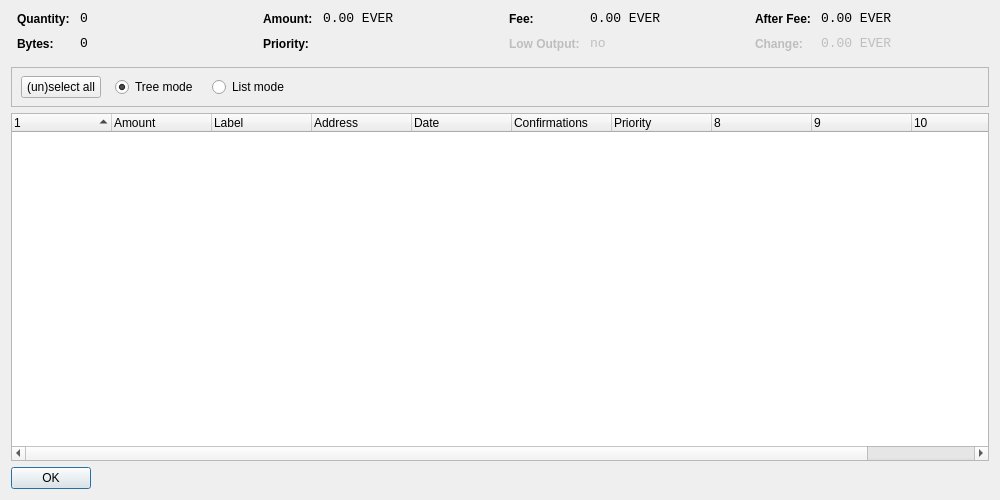
<?xml version="1.0" encoding="UTF-8"?>
<ui version="4.0">
 <class>CoinControlDialog</class>
 <widget class="QDialog" name="CoinControlDialog">
  <property name="geometry">
   <rect>
    <x>0</x>
    <y>0</y>
    <width>1000</width>
    <height>500</height>
   </rect>
  </property>
  <property name="windowTitle">
   <string>Coin Control</string>
  </property>
  <layout class="QVBoxLayout" name="verticalLayout">
   <item>
    <layout class="QHBoxLayout" name="horizontalLayoutTop" stretch="0,0,0,0">
     <property name="topMargin">
      <number>0</number>
     </property>
     <property name="bottomMargin">
      <number>10</number>
     </property>
     <item>
      <layout class="QFormLayout" name="formLayoutCoinControl1">
       <property name="horizontalSpacing">
        <number>10</number>
       </property>
       <property name="verticalSpacing">
        <number>10</number>
       </property>
       <property name="leftMargin">
        <number>6</number>
       </property>
       <property name="rightMargin">
        <number>6</number>
       </property>
       <item row="0" column="0">
        <widget class="QLabel" name="labelCoinControlQuantityText">
         <property name="styleSheet">
          <string notr="true">font-weight:bold;</string>
         </property>
         <property name="text">
          <string>Quantity:</string>
         </property>
        </widget>
       </item>
       <item row="0" column="1">
        <widget class="QLabel" name="labelCoinControlQuantity">
         <property name="font">
          <font>
           <family>Monospace</family>
           <pointsize>10</pointsize>
          </font>
         </property>
         <property name="cursor">
          <cursorShape>IBeamCursor</cursorShape>
         </property>
         <property name="contextMenuPolicy">
          <enum>Qt::ActionsContextMenu</enum>
         </property>
         <property name="text">
          <string notr="true">0</string>
         </property>
         <property name="textInteractionFlags">
          <set>Qt::LinksAccessibleByMouse|Qt::TextSelectableByKeyboard|Qt::TextSelectableByMouse</set>
         </property>
        </widget>
       </item>
       <item row="1" column="0">
        <widget class="QLabel" name="labelCoinControlBytesText">
         <property name="styleSheet">
          <string notr="true">font-weight:bold;</string>
         </property>
         <property name="text">
          <string>Bytes:</string>
         </property>
        </widget>
       </item>
       <item row="1" column="1">
        <widget class="QLabel" name="labelCoinControlBytes">
         <property name="font">
          <font>
           <family>Monospace</family>
           <pointsize>10</pointsize>
          </font>
         </property>
         <property name="cursor">
          <cursorShape>IBeamCursor</cursorShape>
         </property>
         <property name="contextMenuPolicy">
          <enum>Qt::ActionsContextMenu</enum>
         </property>
         <property name="text">
          <string notr="true">0</string>
         </property>
         <property name="textInteractionFlags">
          <set>Qt::LinksAccessibleByMouse|Qt::TextSelectableByKeyboard|Qt::TextSelectableByMouse</set>
         </property>
        </widget>
       </item>
      </layout>
     </item>
     <item>
      <layout class="QFormLayout" name="formLayoutCoinControl2">
       <property name="horizontalSpacing">
        <number>10</number>
       </property>
       <property name="verticalSpacing">
        <number>10</number>
       </property>
       <property name="leftMargin">
        <number>6</number>
       </property>
       <property name="rightMargin">
        <number>6</number>
       </property>
       <item row="0" column="0">
        <widget class="QLabel" name="labelCoinControlAmountText">
         <property name="styleSheet">
          <string notr="true">font-weight:bold;</string>
         </property>
         <property name="text">
          <string>Amount:</string>
         </property>
        </widget>
       </item>
       <item row="0" column="1">
        <widget class="QLabel" name="labelCoinControlAmount">
         <property name="font">
          <font>
           <family>Monospace</family>
           <pointsize>10</pointsize>
          </font>
         </property>
         <property name="cursor">
          <cursorShape>IBeamCursor</cursorShape>
         </property>
         <property name="contextMenuPolicy">
          <enum>Qt::ActionsContextMenu</enum>
         </property>
         <property name="text">
          <string notr="true">0.00 EVER</string>
         </property>
         <property name="textInteractionFlags">
          <set>Qt::LinksAccessibleByMouse|Qt::TextSelectableByKeyboard|Qt::TextSelectableByMouse</set>
         </property>
        </widget>
       </item>
       <item row="1" column="0">
        <widget class="QLabel" name="labelCoinControlPriorityText">
         <property name="styleSheet">
          <string notr="true">font-weight:bold;</string>
         </property>
         <property name="text">
          <string>Priority:</string>
         </property>
        </widget>
       </item>
       <item row="1" column="1">
        <widget class="QLabel" name="labelCoinControlPriority">
         <property name="font">
          <font>
           <family>Monospace</family>
           <pointsize>10</pointsize>
          </font>
         </property>
         <property name="cursor">
          <cursorShape>IBeamCursor</cursorShape>
         </property>
         <property name="contextMenuPolicy">
          <enum>Qt::ActionsContextMenu</enum>
         </property>
         <property name="text">
          <string/>
         </property>
         <property name="textInteractionFlags">
          <set>Qt::LinksAccessibleByMouse|Qt::TextSelectableByKeyboard|Qt::TextSelectableByMouse</set>
         </property>
        </widget>
       </item>
      </layout>
     </item>
     <item>
      <layout class="QFormLayout" name="formLayoutCoinControl3">
       <property name="horizontalSpacing">
        <number>10</number>
       </property>
       <property name="verticalSpacing">
        <number>10</number>
       </property>
       <property name="leftMargin">
        <number>6</number>
       </property>
       <property name="rightMargin">
        <number>6</number>
       </property>
       <item row="0" column="0">
        <widget class="QLabel" name="labelCoinControlFeeText">
         <property name="styleSheet">
          <string notr="true">font-weight:bold;</string>
         </property>
         <property name="text">
          <string>Fee:</string>
         </property>
        </widget>
       </item>
       <item row="0" column="1">
        <widget class="QLabel" name="labelCoinControlFee">
         <property name="font">
          <font>
           <family>Monospace</family>
           <pointsize>10</pointsize>
          </font>
         </property>
         <property name="cursor">
          <cursorShape>IBeamCursor</cursorShape>
         </property>
         <property name="contextMenuPolicy">
          <enum>Qt::ActionsContextMenu</enum>
         </property>
         <property name="text">
          <string notr="true">0.00 EVER</string>
         </property>
         <property name="textInteractionFlags">
          <set>Qt::LinksAccessibleByMouse|Qt::TextSelectableByKeyboard|Qt::TextSelectableByMouse</set>
         </property>
        </widget>
       </item>
       <item row="1" column="0">
        <widget class="QLabel" name="labelCoinControlLowOutputText">
         <property name="enabled">
          <bool>false</bool>
         </property>
         <property name="styleSheet">
          <string notr="true">font-weight:bold;</string>
         </property>
         <property name="text">
          <string>Low Output:</string>
         </property>
        </widget>
       </item>
       <item row="1" column="1">
        <widget class="QLabel" name="labelCoinControlLowOutput">
         <property name="enabled">
          <bool>false</bool>
         </property>
         <property name="font">
          <font>
           <family>Monospace</family>
           <pointsize>10</pointsize>
          </font>
         </property>
         <property name="cursor">
          <cursorShape>IBeamCursor</cursorShape>
         </property>
         <property name="contextMenuPolicy">
          <enum>Qt::ActionsContextMenu</enum>
         </property>
         <property name="text">
          <string notr="true">no</string>
         </property>
         <property name="textInteractionFlags">
          <set>Qt::LinksAccessibleByMouse|Qt::TextSelectableByKeyboard|Qt::TextSelectableByMouse</set>
         </property>
        </widget>
       </item>
      </layout>
     </item>
     <item>
      <layout class="QFormLayout" name="formLayoutCoinControl4">
       <property name="horizontalSpacing">
        <number>10</number>
       </property>
       <property name="verticalSpacing">
        <number>10</number>
       </property>
       <property name="leftMargin">
        <number>6</number>
       </property>
       <property name="rightMargin">
        <number>6</number>
       </property>
       <item row="0" column="0">
        <widget class="QLabel" name="labelCoinControlAfterFeeText">
         <property name="styleSheet">
          <string notr="true">font-weight:bold;</string>
         </property>
         <property name="text">
          <string>After Fee:</string>
         </property>
        </widget>
       </item>
       <item row="0" column="1">
        <widget class="QLabel" name="labelCoinControlAfterFee">
         <property name="font">
          <font>
           <family>Monospace</family>
           <pointsize>10</pointsize>
          </font>
         </property>
         <property name="cursor">
          <cursorShape>IBeamCursor</cursorShape>
         </property>
         <property name="contextMenuPolicy">
          <enum>Qt::ActionsContextMenu</enum>
         </property>
         <property name="text">
          <string notr="true">0.00 EVER</string>
         </property>
         <property name="textInteractionFlags">
          <set>Qt::LinksAccessibleByMouse|Qt::TextSelectableByKeyboard|Qt::TextSelectableByMouse</set>
         </property>
        </widget>
       </item>
       <item row="1" column="0">
        <widget class="QLabel" name="labelCoinControlChangeText">
         <property name="enabled">
          <bool>false</bool>
         </property>
         <property name="styleSheet">
          <string notr="true">font-weight:bold;</string>
         </property>
         <property name="text">
          <string>Change:</string>
         </property>
        </widget>
       </item>
       <item row="1" column="1">
        <widget class="QLabel" name="labelCoinControlChange">
         <property name="enabled">
          <bool>false</bool>
         </property>
         <property name="font">
          <font>
           <family>Monospace</family>
           <pointsize>10</pointsize>
          </font>
         </property>
         <property name="cursor">
          <cursorShape>IBeamCursor</cursorShape>
         </property>
         <property name="contextMenuPolicy">
          <enum>Qt::ActionsContextMenu</enum>
         </property>
         <property name="text">
          <string notr="true">0.00 EVER</string>
         </property>
         <property name="textInteractionFlags">
          <set>Qt::LinksAccessibleByMouse|Qt::TextSelectableByKeyboard|Qt::TextSelectableByMouse</set>
         </property>
        </widget>
       </item>
      </layout>
     </item>
    </layout>
   </item>
   <item>
    <widget class="QFrame" name="frame">
     <property name="minimumSize">
      <size>
       <width>0</width>
       <height>40</height>
      </size>
     </property>
     <property name="frameShape">
      <enum>QFrame::StyledPanel</enum>
     </property>
     <property name="frameShadow">
      <enum>QFrame::Sunken</enum>
     </property>
     <widget class="QWidget" name="horizontalLayoutWidget">
      <property name="geometry">
       <rect>
        <x>10</x>
        <y>0</y>
        <width>781</width>
        <height>41</height>
       </rect>
      </property>
      <layout class="QHBoxLayout" name="horizontalLayoutPanel" stretch="0,0,0,0,0">
       <property name="spacing">
        <number>14</number>
       </property>
       <item>
        <widget class="QPushButton" name="pushButtonSelectAll">
         <property name="sizePolicy">
          <sizepolicy hsizetype="Maximum" vsizetype="Fixed">
           <horstretch>0</horstretch>
           <verstretch>0</verstretch>
          </sizepolicy>
         </property>
         <property name="text">
          <string>(un)select all</string>
         </property>
        </widget>
       </item>
       <item>
        <widget class="QRadioButton" name="radioTreeMode">
         <property name="sizePolicy">
          <sizepolicy hsizetype="Maximum" vsizetype="Fixed">
           <horstretch>0</horstretch>
           <verstretch>0</verstretch>
          </sizepolicy>
         </property>
         <property name="text">
          <string>Tree mode</string>
         </property>
         <property name="checked">
          <bool>true</bool>
         </property>
        </widget>
       </item>
       <item>
        <widget class="QRadioButton" name="radioListMode">
         <property name="sizePolicy">
          <sizepolicy hsizetype="Maximum" vsizetype="Fixed">
           <horstretch>0</horstretch>
           <verstretch>0</verstretch>
          </sizepolicy>
         </property>
         <property name="text">
          <string>List mode</string>
         </property>
        </widget>
       </item>
       <item>
        <spacer name="horizontalSpacer">
         <property name="orientation">
          <enum>Qt::Horizontal</enum>
         </property>
         <property name="sizeHint" stdset="0">
          <size>
           <width>40</width>
           <height>20</height>
          </size>
         </property>
        </spacer>
       </item>
      </layout>
     </widget>
    </widget>
   </item>
   <item>
    <widget class="CoinControlTreeWidget" name="treeWidget">
     <property name="contextMenuPolicy">
      <enum>Qt::CustomContextMenu</enum>
     </property>
     <property name="sortingEnabled">
      <bool>false</bool>
     </property>
     <property name="columnCount">
      <number>11</number>
     </property>
     <attribute name="headerShowSortIndicator" stdset="0">
      <bool>true</bool>
     </attribute>
     <attribute name="headerStretchLastSection">
      <bool>false</bool>
     </attribute>
     <column>
      <property name="text">
       <string/>
      </property>
     </column>
     <column>
      <property name="text">
       <string>Amount</string>
      </property>
     </column>
     <column>
      <property name="text">
       <string>Label</string>
      </property>
     </column>
     <column>
      <property name="text">
       <string>Address</string>
      </property>
     </column>
     <column>
      <property name="text">
       <string>Date</string>
      </property>
     </column>
     <column>
      <property name="text">
       <string>Confirmations</string>
      </property>
      <property name="toolTip">
       <string>Confirmed</string>
      </property>
     </column>
     <column>
      <property name="text">
       <string>Priority</string>
      </property>
     </column>
     <column>
      <property name="text">
       <string/>
      </property>
     </column>
     <column>
      <property name="text">
       <string/>
      </property>
     </column>
     <column>
      <property name="text">
       <string/>
      </property>
     </column>
     <column>
      <property name="text">
       <string/>
      </property>
     </column>
    </widget>
   </item>
   <item>
    <widget class="QDialogButtonBox" name="buttonBox">
     <property name="sizePolicy">
      <sizepolicy hsizetype="Maximum" vsizetype="Fixed">
       <horstretch>0</horstretch>
       <verstretch>0</verstretch>
      </sizepolicy>
     </property>
     <property name="orientation">
      <enum>Qt::Horizontal</enum>
     </property>
     <property name="standardButtons">
      <set>QDialogButtonBox::Ok</set>
     </property>
    </widget>
   </item>
  </layout>
 </widget>
 <customwidgets>
  <customwidget>
   <class>CoinControlTreeWidget</class>
   <extends>QTreeWidget</extends>
   <header>coincontroltreewidget.h</header>
  </customwidget>
 </customwidgets>
 <resources/>
 <connections/>
</ui>
